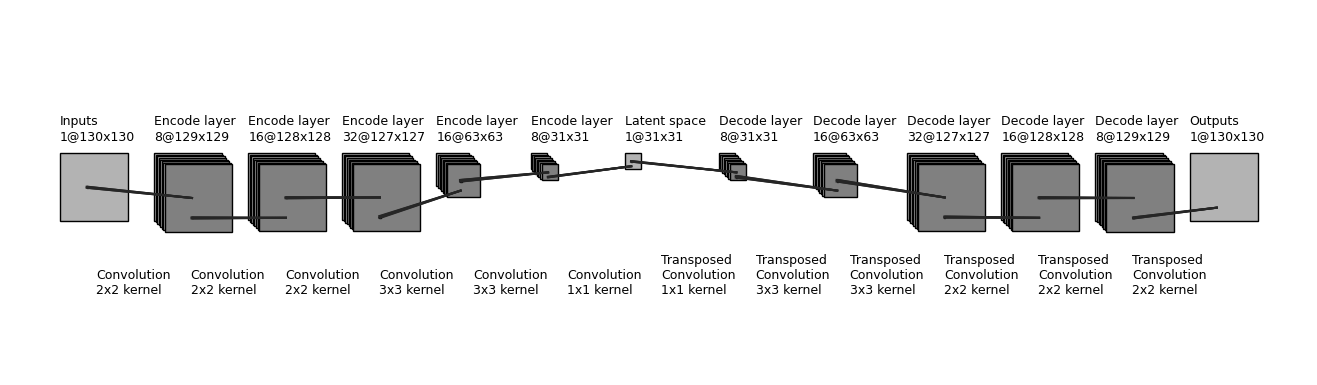

Source code (Python):
"""
Copyright (c) 2017, Gavin Weiguang Ding
All rights reserved.

Redistribution and use in source and binary forms, with or without
    modification, are permitted provided that the following conditions are met:

1. Redistributions of source code must retain the above copyright notice, this
    list of conditions and the following disclaimer.

2. Redistributions in binary form must reproduce the above copyright notice,
    this list of conditions and the following disclaimer in the documentation
    and/or other materials provided with the distribution.

3. Neither the name of the copyright holder nor the names of its contributors
    may be used to endorse or promote products derived from this software
    without specific prior written permission.

THIS SOFTWARE IS PROVIDED BY THE COPYRIGHT HOLDERS AND CONTRIBUTORS "AS IS"
    AND ANY EXPRESS OR IMPLIED WARRANTIES, INCLUDING, BUT NOT LIMITED TO, THE
    IMPLIED WARRANTIES OF MERCHANTABILITY AND FITNESS FOR A PARTICULAR PURPOSE
    ARE DISCLAIMED. IN NO EVENT SHALL THE COPYRIGHT HOLDER OR CONTRIBUTORS BE
    LIABLE FOR ANY DIRECT, INDIRECT, INCIDENTAL, SPECIAL, EXEMPLARY, OR
    CONSEQUENTIAL DAMAGES (INCLUDING, BUT NOT LIMITED TO, PROCUREMENT OF
    SUBSTITUTE GOODS OR SERVICES; LOSS OF USE, DATA, OR PROFITS; OR BUSINESS
    INTERRUPTION) HOWEVER CAUSED AND ON ANY THEORY OF LIABILITY, WHETHER IN
    CONTRACT, STRICT LIABILITY, OR TORT (INCLUDING NEGLIGENCE OR OTHERWISE)
    ARISING IN ANY WAY OUT OF THE USE OF THIS SOFTWARE, EVEN IF ADVISED OF THE
    POSSIBILITY OF SUCH DAMAGE.
    
https://github.com/gwding/draw_convnet
Requirements:
    python 3.6
    matplotlib 2.0
"""


from matplotlib.patches import Circle
from matplotlib.patches import Rectangle
from matplotlib.lines import Line2D
import os
import numpy as np
import matplotlib.pyplot as plt
plt.rcdefaults()

NumDots = 4
NumConvMax = 8
NumFcMax = 20
White = 1.
Light = 0.7
Medium = 0.5
Dark = 0.3
Darker = 0.15
Black = 0.


def add_layer(patches, colors, size=(48, 48), num=5,
              top_left=[0, 0],
              loc_diff=[9, -9],
              ):
    # add a rectangle
    top_left = np.array(top_left)
    loc_diff = np.array(loc_diff)
    loc_start = top_left - np.array([0, size[0]])
    for ind in range(num):
        patches.append(Rectangle(loc_start + ind * loc_diff, size[1], size[0]))
        if ind % 2:
            colors.append(Medium)
        else:
            colors.append(Light)


def add_layer_with_omission(patches, colors, size=(48, 48),
                            num=5, num_max=8,
                            num_dots=4,
                            top_left=[0, 0],
                            loc_diff=[3, -3],
                            ):
    # add a rectangle
    top_left = np.array(top_left)
    loc_diff = np.array(loc_diff)
    loc_start = top_left - np.array([0, size[0]])
    this_num = min(num, num_max)
    start_omit = (this_num - num_dots) // 2
    end_omit = this_num - start_omit
    start_omit -= 1
    for ind in range(this_num):
        if (num > num_max) and (start_omit < ind < end_omit):
            omit = True
        else:
            omit = False

        if omit:
            patches.append(
                Circle(loc_start + ind * loc_diff + np.array(size) / 2, 0.5))
        else:
            patches.append(Rectangle(loc_start + ind * loc_diff,
                                     size[1], size[0]))

        if omit:
            colors.append(Black)
        elif ind % 2:
            colors.append(Medium)
        else:
            colors.append(Light)


def add_mapping(patches, colors, start_ratio, end_ratio, patch_size, ind_bgn,
                top_left_list, loc_diff_list, num_show_list, size_list):

    start_loc = top_left_list[ind_bgn] \
        + (num_show_list[ind_bgn] - 1) * np.array(loc_diff_list[ind_bgn]) \
        + np.array([start_ratio[0] * (size_list[ind_bgn][1] - patch_size[1]),
                    - start_ratio[1] * (size_list[ind_bgn][0] - patch_size[0])]
                   )

    end_loc = top_left_list[ind_bgn + 1] \
        + (num_show_list[ind_bgn + 1] - 1) * np.array(
            loc_diff_list[ind_bgn + 1]) \
        + np.array([end_ratio[0] * size_list[ind_bgn + 1][1],
                    - end_ratio[1] * size_list[ind_bgn + 1][0]])

    patches.append(Rectangle(start_loc, patch_size[1], -patch_size[0]))
    colors.append(Dark)
    patches.append(Line2D([start_loc[0], end_loc[0]],
                          [start_loc[1], end_loc[1]]))
    colors.append(Darker)
    patches.append(Line2D([start_loc[0] + patch_size[1], end_loc[0]],
                          [start_loc[1], end_loc[1]]))
    colors.append(Darker)
    patches.append(Line2D([start_loc[0], end_loc[0]],
                          [start_loc[1] - patch_size[0], end_loc[1]]))
    colors.append(Darker)
    patches.append(Line2D([start_loc[0] + patch_size[1], end_loc[0]],
                          [start_loc[1] - patch_size[0], end_loc[1]]))
    colors.append(Darker)


def label(xy, text, xy_off=[0, 25]):
    plt.text(xy[0] + xy_off[0], xy[1] + xy_off[1], text,
             family='sans-serif', size=9)


if __name__ == '__main__':

    fc_unit_size = 2
    layer_width = 180
    flag_omit = False

    patches = []
    colors = []

    fig, ax = plt.subplots()

    ############################
    # conv layers
    size_list = [(130, 130),
                 (129, 129),
                 (128, 128),
                 (127, 127),
                 (63, 63),
                 (31, 31),
                 (31, 31),
                 (31, 31),
                 (63, 63),
                 (127, 127),
                 (128, 128),
                 (129, 129),
                 (130, 130)]
    num_list = [1, 8, 16, 32, 16, 8, 1, 8, 16, 32, 16, 8, 1]
    x_diff_list = [0] + [layer_width]*(len(size_list)-1)
    text_list = ['Inputs',
                 'Encode layer',
                 'Encode layer',
                 'Encode layer',
                 'Encode layer',
                 'Encode layer',
                 'Latent space',
                 'Decode layer',
                 'Decode layer',
                 'Decode layer',
                 'Decode layer',
                 'Decode layer',
                 'Outputs']
    loc_diff_list = [[3, -3]] * len(size_list)

    num_show_list = list(map(min, num_list, [NumConvMax] * len(num_list)))
    top_left_list = np.c_[np.cumsum(x_diff_list), np.zeros(len(x_diff_list))]

    for ind in range(len(size_list)-1, -1, -1):
        if flag_omit:
            add_layer_with_omission(patches, colors, size=size_list[ind],
                                    num=num_list[ind],
                                    num_max=NumConvMax,
                                    num_dots=NumDots,
                                    top_left=top_left_list[ind],
                                    loc_diff=loc_diff_list[ind])
        else:
            add_layer(patches, colors, size=size_list[ind],
                      num=num_show_list[ind],
                      top_left=top_left_list[ind], loc_diff=loc_diff_list[ind])
        label(top_left_list[ind], text_list[ind] + '\n{}@{}x{}'.format(
            num_list[ind], size_list[ind][0], size_list[ind][1]))

    ############################
    # in between layers
    start_ratio_list = [[0.4, 0.5],
                        [0.4, 0.8],
                        [0.4, 0.5],
                        [0.4, 0.8],
                        [0.4, 0.5],
                        [0.4, 0.8],
                        [0.4, 0.5],
                        [0.4, 0.8],
                        [0.4, 0.5],
                        [0.4, 0.8],
                        [0.4, 0.5],
                        [0.4, 0.8]]
    end_ratio_list = [[0.4, 0.5], 
                      [0.4, 0.8],
                      [0.4, 0.5],
                      [0.4, 0.8],
                      [0.4, 0.5],
                      [0.4, 0.8],
                      [0.4, 0.5],
                      [0.4, 0.8],
                      [0.4, 0.5],
                      [0.4, 0.8],
                      [0.4, 0.5],
                      [0.4, 0.8]]
    patch_size_list = [(2, 2),
                       (2, 2),
                       (2, 2),
                       (3, 3),
                       (3, 3),
                       (1, 1),
                       (1, 1),
                       (3, 3),
                       (3, 3),
                       (2, 2),
                       (2, 2),
                       (2, 2)]
    ind_bgn_list = range(len(patch_size_list))
    text_list = ['Convolution',
                 'Convolution',
                 'Convolution',
                 'Convolution',
                 'Convolution',
                 'Convolution',
                 'Transposed\nConvolution',
                 'Transposed\nConvolution',
                 'Transposed\nConvolution',
                 'Transposed\nConvolution',
                 'Transposed\nConvolution',
                 'Transposed\nConvolution',
                 ]

    for ind in range(len(patch_size_list)):
        add_mapping(
            patches, colors, start_ratio_list[ind], end_ratio_list[ind],
            patch_size_list[ind], ind,
            top_left_list, loc_diff_list, num_show_list, size_list)
        label(top_left_list[ind], text_list[ind] + '\n{}x{} kernel'.format(
            patch_size_list[ind][0], patch_size_list[ind][1]), xy_off=[70, -270]
        )

    ############################
    for patch, color in zip(patches, colors):
        patch.set_color(color * np.ones(3))
        if isinstance(patch, Line2D):
            ax.add_line(patch)
        else:
            patch.set_edgecolor(Black * np.ones(3))
            ax.add_patch(patch)

    #plt.tight_layout()
    plt.axis('equal')
    plt.axis('off')
    plt.show()
    fig.set_size_inches(17, 5)

    fig_dir = './'
    fig_ext = '.png'
    fig.savefig(os.path.join(fig_dir, 'autoencoder' + fig_ext),
                bbox_inches='tight', pad_inches=0)
